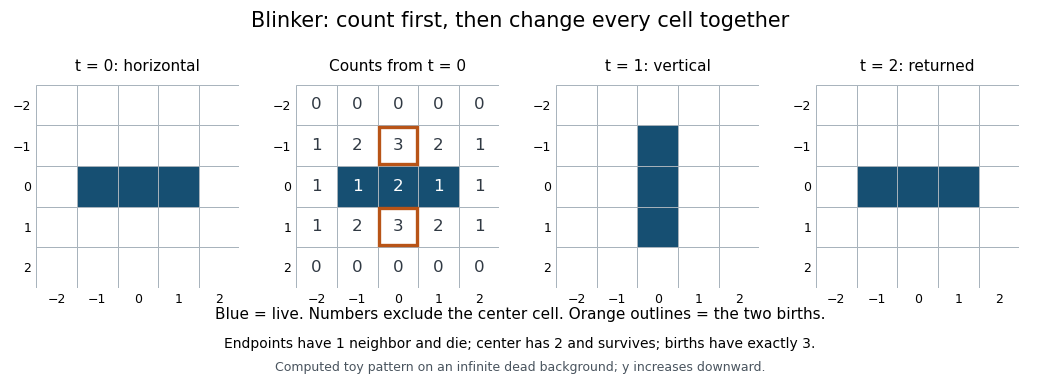

Reproduce this figure in Python.
"""Computed B3/S23 blinker diagram; Python 3.14, matplotlib 3.10.7.

Run from _media with MPLCONFIGDIR=/tmp/codex-wiki-matplotlib.
Only writes the matching PNG basename in the current directory.
"""

from collections import Counter
from pathlib import Path

import matplotlib

matplotlib.use("Agg")
import matplotlib.pyplot as plt
from matplotlib.patches import Rectangle


INITIAL = {(-1, 0), (0, 0), (1, 0)}
LIVE_COLOR = "#164f72"


def neighbor_counts(live):
    return Counter(
        (x + dx, y + dy)
        for x, y in live
        for dx in (-1, 0, 1)
        for dy in (-1, 0, 1)
        if (dx, dy) != (0, 0)
    )


def evolve(live):
    return {
        cell
        for cell, n in neighbor_counts(live).items()
        if n == 3 or (cell in live and n == 2)
    }


def draw_board(ax, live, counts=None):
    for y in range(-2, 3):
        for x in range(-2, 3):
            alive = (x, y) in live
            ax.add_patch(Rectangle((x - 0.5, y - 0.5), 1, 1,
                                   facecolor=LIVE_COLOR if alive else "white",
                                   edgecolor="#a7b2bb", linewidth=0.7))
            if counts is not None:
                ax.text(x, y, str(counts[(x, y)]), ha="center", va="center",
                        color="white" if alive else "#303943", fontsize=12)
    if counts is not None:
        for x, y in [(0, -1), (0, 1)]:
            ax.add_patch(Rectangle((x - 0.46, y - 0.46), 0.92, 0.92,
                                   fill=False, edgecolor="#b85417", linewidth=2.4))
    ax.set(xlim=(-2.5, 2.5), ylim=(2.5, -2.5), aspect="equal",
           xticks=range(-2, 3), yticks=range(-2, 3))
    ax.tick_params(length=0, labelsize=9)
    for spine in ax.spines.values():
        spine.set_visible(False)


def main():
    frames = [set(INITIAL)]
    for _ in range(2):
        frames.append(evolve(frames[-1]))
    assert frames[1] == {(0, -1), (0, 0), (0, 1)}
    assert frames[2] == frames[0]
    fig, axes = plt.subplots(1, 4, figsize=(10.4, 3.8), facecolor="white")
    fig.subplots_adjust(left=0.035, right=0.98, bottom=0.24, top=0.78, wspace=0.28)
    titles = ["t = 0: horizontal", "Counts from t = 0", "t = 1: vertical", "t = 2: returned"]
    for ax, title, live, counts in zip(
        axes, titles, [frames[0], frames[0], frames[1], frames[2]],
        [None, neighbor_counts(frames[0]), None, None], strict=True
    ):
        draw_board(ax, live, counts)
        ax.set_title(title, fontsize=11, pad=10)
    fig.suptitle("Blinker: count first, then change every cell together", fontsize=15, y=0.97)
    fig.text(0.5, 0.16, "Blue = live. Numbers exclude the center cell. Orange outlines = the two births.",
             ha="center", fontsize=11)
    fig.text(0.5, 0.085, "Endpoints have 1 neighbor and die; center has 2 and survives; births have exactly 3.",
             ha="center", fontsize=10)
    fig.text(0.5, 0.025, "Computed toy pattern on an infinite dead background; y increases downward.",
             ha="center", fontsize=9, color="#49545e")
    output = Path(Path(__file__).stem + ".png")
    fig.savefig(output, dpi=100, facecolor="white", transparent=False)
    plt.close(fig)


if __name__ == "__main__":
    main()
